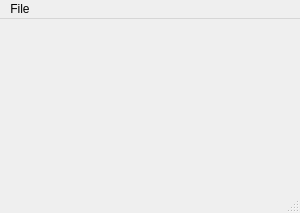
<?xml version="1.0" encoding="UTF-8"?>
<ui version="4.0">
 <class>MainWindow</class>
 <widget class="QMainWindow" name="MainWindow">
  <property name="geometry">
   <rect>
    <x>0</x>
    <y>0</y>
    <width>300</width>
    <height>213</height>
   </rect>
  </property>
  <property name="windowTitle">
   <string>MainWindow</string>
  </property>
  <widget class="QWidget" name="centralwidget"/>
  <widget class="QMenuBar" name="menubar">
   <property name="geometry">
    <rect>
     <x>0</x>
     <y>0</y>
     <width>300</width>
     <height>17</height>
    </rect>
   </property>
   <widget class="QMenu" name="menuDo_Something">
    <property name="title">
     <string>File</string>
    </property>
    <addaction name="actionDo_Something"/>
   </widget>
   <addaction name="menuDo_Something"/>
  </widget>
  <widget class="QStatusBar" name="statusbar"/>
  <action name="actionDo_Something">
   <property name="text">
    <string>Do Something</string>
   </property>
  </action>
 </widget>
 <resources/>
 <connections/>
</ui>
